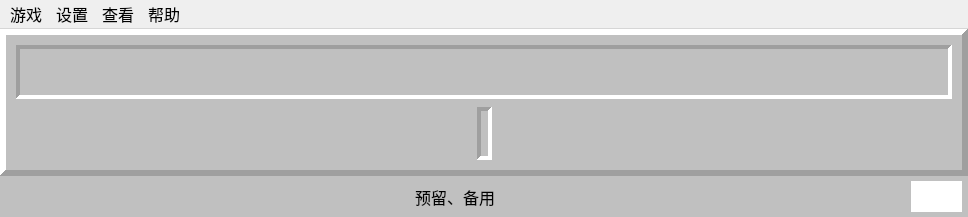
<?xml version="1.0" encoding="UTF-8"?>
<ui version="4.0">
 <class>MainWindow</class>
 <widget class="QMainWindow" name="MainWindow">
  <property name="geometry">
   <rect>
    <x>0</x>
    <y>0</y>
    <width>968</width>
    <height>217</height>
   </rect>
  </property>
  <property name="sizePolicy">
   <sizepolicy hsizetype="Minimum" vsizetype="Minimum">
    <horstretch>0</horstretch>
    <verstretch>0</verstretch>
   </sizepolicy>
  </property>
  <property name="minimumSize">
   <size>
    <width>0</width>
    <height>0</height>
   </size>
  </property>
  <property name="sizeIncrement">
   <size>
    <width>0</width>
    <height>0</height>
   </size>
  </property>
  <property name="palette">
   <palette>
    <active>
     <colorrole role="Base">
      <brush brushstyle="SolidPattern">
       <color alpha="255">
        <red>255</red>
        <green>255</green>
        <blue>255</blue>
       </color>
      </brush>
     </colorrole>
     <colorrole role="Window">
      <brush brushstyle="SolidPattern">
       <color alpha="255">
        <red>192</red>
        <green>192</green>
        <blue>192</blue>
       </color>
      </brush>
     </colorrole>
    </active>
    <inactive>
     <colorrole role="Base">
      <brush brushstyle="SolidPattern">
       <color alpha="255">
        <red>255</red>
        <green>255</green>
        <blue>255</blue>
       </color>
      </brush>
     </colorrole>
     <colorrole role="Window">
      <brush brushstyle="SolidPattern">
       <color alpha="255">
        <red>192</red>
        <green>192</green>
        <blue>192</blue>
       </color>
      </brush>
     </colorrole>
    </inactive>
    <disabled>
     <colorrole role="Base">
      <brush brushstyle="SolidPattern">
       <color alpha="255">
        <red>192</red>
        <green>192</green>
        <blue>192</blue>
       </color>
      </brush>
     </colorrole>
     <colorrole role="Window">
      <brush brushstyle="SolidPattern">
       <color alpha="255">
        <red>192</red>
        <green>192</green>
        <blue>192</blue>
       </color>
      </brush>
     </colorrole>
    </disabled>
   </palette>
  </property>
  <property name="font">
   <font>
    <family>微软雅黑</family>
   </font>
  </property>
  <property name="windowTitle">
   <string>元扫雷</string>
  </property>
  <property name="autoFillBackground">
   <bool>false</bool>
  </property>
  <property name="styleSheet">
   <string notr="true">QMenu::indicator {
    width: 0px;
    height: 0px;
}</string>
  </property>
  <property name="toolButtonStyle">
   <enum>Qt::ToolButtonIconOnly</enum>
  </property>
  <property name="documentMode">
   <bool>false</bool>
  </property>
  <property name="tabShape">
   <enum>QTabWidget::Rounded</enum>
  </property>
  <property name="dockNestingEnabled">
   <bool>false</bool>
  </property>
  <widget class="QWidget" name="centralwidget">
   <property name="autoFillBackground">
    <bool>false</bool>
   </property>
   <property name="styleSheet">
    <string notr="true"/>
   </property>
   <layout class="QVBoxLayout" name="verticalLayout_2">
    <property name="spacing">
     <number>0</number>
    </property>
    <property name="sizeConstraint">
     <enum>QLayout::SetDefaultConstraint</enum>
    </property>
    <property name="leftMargin">
     <number>0</number>
    </property>
    <property name="topMargin">
     <number>0</number>
    </property>
    <property name="rightMargin">
     <number>0</number>
    </property>
    <property name="bottomMargin">
     <number>0</number>
    </property>
    <item>
     <widget class="QFrame" name="frame_1">
      <property name="enabled">
       <bool>true</bool>
      </property>
      <property name="frameShape">
       <enum>QFrame::Panel</enum>
      </property>
      <property name="frameShadow">
       <enum>QFrame::Raised</enum>
      </property>
      <property name="lineWidth">
       <number>6</number>
      </property>
      <property name="midLineWidth">
       <number>0</number>
      </property>
      <layout class="QVBoxLayout" name="verticalLayout">
       <property name="spacing">
        <number>8</number>
       </property>
       <property name="sizeConstraint">
        <enum>QLayout::SetDefaultConstraint</enum>
       </property>
       <property name="leftMargin">
        <number>10</number>
       </property>
       <property name="topMargin">
        <number>10</number>
       </property>
       <property name="rightMargin">
        <number>10</number>
       </property>
       <property name="bottomMargin">
        <number>10</number>
       </property>
       <item>
        <widget class="QFrame" name="MinenumTimeWigdet">
         <property name="minimumSize">
          <size>
           <width>0</width>
           <height>0</height>
          </size>
         </property>
         <property name="styleSheet">
          <string notr="true"/>
         </property>
         <property name="frameShape">
          <enum>QFrame::Panel</enum>
         </property>
         <property name="frameShadow">
          <enum>QFrame::Sunken</enum>
         </property>
         <property name="lineWidth">
          <number>4</number>
         </property>
         <property name="midLineWidth">
          <number>0</number>
         </property>
         <layout class="QHBoxLayout" name="horizontalLayout">
          <property name="spacing">
           <number>8</number>
          </property>
          <property name="sizeConstraint">
           <enum>QLayout::SetDefaultConstraint</enum>
          </property>
          <property name="leftMargin">
           <number>5</number>
          </property>
          <property name="topMargin">
           <number>5</number>
          </property>
          <property name="rightMargin">
           <number>5</number>
          </property>
          <property name="bottomMargin">
           <number>5</number>
          </property>
          <item>
           <layout class="QHBoxLayout" name="horizontalLayout_3">
            <property name="spacing">
             <number>0</number>
            </property>
            <property name="sizeConstraint">
             <enum>QLayout::SetDefaultConstraint</enum>
            </property>
            <item>
             <widget class="mineNumLabel" name="label_11">
              <property name="sizePolicy">
               <sizepolicy hsizetype="Preferred" vsizetype="Preferred">
                <horstretch>0</horstretch>
                <verstretch>0</verstretch>
               </sizepolicy>
              </property>
              <property name="minimumSize">
               <size>
                <width>0</width>
                <height>0</height>
               </size>
              </property>
              <property name="maximumSize">
               <size>
                <width>16777215</width>
                <height>16777215</height>
               </size>
              </property>
              <property name="autoFillBackground">
               <bool>false</bool>
              </property>
              <property name="lineWidth">
               <number>0</number>
              </property>
              <property name="text">
               <string/>
              </property>
              <property name="pixmap">
               <pixmap>media/test.png</pixmap>
              </property>
              <property name="scaledContents">
               <bool>false</bool>
              </property>
              <property name="alignment">
               <set>Qt::AlignLeading|Qt::AlignLeft|Qt::AlignVCenter</set>
              </property>
             </widget>
            </item>
            <item>
             <widget class="mineNumLabel" name="label_12">
              <property name="minimumSize">
               <size>
                <width>0</width>
                <height>0</height>
               </size>
              </property>
              <property name="maximumSize">
               <size>
                <width>16777215</width>
                <height>16777215</height>
               </size>
              </property>
              <property name="focusPolicy">
               <enum>Qt::NoFocus</enum>
              </property>
              <property name="contextMenuPolicy">
               <enum>Qt::DefaultContextMenu</enum>
              </property>
              <property name="acceptDrops">
               <bool>false</bool>
              </property>
              <property name="lineWidth">
               <number>0</number>
              </property>
              <property name="text">
               <string/>
              </property>
              <property name="pixmap">
               <pixmap>media/test.png</pixmap>
              </property>
             </widget>
            </item>
            <item>
             <widget class="mineNumLabel" name="label_13">
              <property name="lineWidth">
               <number>0</number>
              </property>
              <property name="text">
               <string/>
              </property>
              <property name="pixmap">
               <pixmap>media/test.png</pixmap>
              </property>
              <property name="margin">
               <number>0</number>
              </property>
              <property name="indent">
               <number>-1</number>
              </property>
             </widget>
            </item>
           </layout>
          </item>
          <item>
           <spacer name="horizontalSpacer">
            <property name="orientation">
             <enum>Qt::Horizontal</enum>
            </property>
            <property name="sizeHint" stdset="0">
             <size>
              <width>40</width>
              <height>0</height>
             </size>
            </property>
           </spacer>
          </item>
          <item>
           <widget class="StatusLabel" name="label_2">
            <property name="sizePolicy">
             <sizepolicy hsizetype="Preferred" vsizetype="Preferred">
              <horstretch>0</horstretch>
              <verstretch>0</verstretch>
             </sizepolicy>
            </property>
            <property name="sizeIncrement">
             <size>
              <width>0</width>
              <height>0</height>
             </size>
            </property>
            <property name="lineWidth">
             <number>0</number>
            </property>
            <property name="text">
             <string/>
            </property>
            <property name="alignment">
             <set>Qt::AlignBottom|Qt::AlignLeading|Qt::AlignLeft</set>
            </property>
            <property name="margin">
             <number>0</number>
            </property>
           </widget>
          </item>
          <item>
           <spacer name="horizontalSpacer_2">
            <property name="orientation">
             <enum>Qt::Horizontal</enum>
            </property>
            <property name="sizeHint" stdset="0">
             <size>
              <width>40</width>
              <height>0</height>
             </size>
            </property>
           </spacer>
          </item>
          <item>
           <layout class="QHBoxLayout" name="horizontalLayout_4">
            <property name="spacing">
             <number>0</number>
            </property>
            <property name="sizeConstraint">
             <enum>QLayout::SetDefaultConstraint</enum>
            </property>
            <item alignment="Qt::AlignHCenter|Qt::AlignVCenter">
             <widget class="QLabel" name="label_31">
              <property name="lineWidth">
               <number>0</number>
              </property>
              <property name="text">
               <string/>
              </property>
              <property name="pixmap">
               <pixmap>media/test.png</pixmap>
              </property>
             </widget>
            </item>
            <item alignment="Qt::AlignHCenter|Qt::AlignVCenter">
             <widget class="QLabel" name="label_32">
              <property name="lineWidth">
               <number>0</number>
              </property>
              <property name="text">
               <string/>
              </property>
              <property name="pixmap">
               <pixmap>media/test.png</pixmap>
              </property>
             </widget>
            </item>
            <item alignment="Qt::AlignHCenter|Qt::AlignVCenter">
             <widget class="QLabel" name="label_33">
              <property name="sizePolicy">
               <sizepolicy hsizetype="Preferred" vsizetype="Preferred">
                <horstretch>0</horstretch>
                <verstretch>0</verstretch>
               </sizepolicy>
              </property>
              <property name="minimumSize">
               <size>
                <width>0</width>
                <height>0</height>
               </size>
              </property>
              <property name="lineWidth">
               <number>0</number>
              </property>
              <property name="text">
               <string/>
              </property>
              <property name="pixmap">
               <pixmap>media/test.png</pixmap>
              </property>
              <property name="scaledContents">
               <bool>false</bool>
              </property>
              <property name="alignment">
               <set>Qt::AlignBottom|Qt::AlignLeading|Qt::AlignLeft</set>
              </property>
             </widget>
            </item>
           </layout>
          </item>
         </layout>
        </widget>
       </item>
       <item>
        <layout class="QHBoxLayout" name="horizontalLayout_2">
         <property name="topMargin">
          <number>0</number>
         </property>
         <item>
          <spacer name="horizontalSpacer_3">
           <property name="orientation">
            <enum>Qt::Horizontal</enum>
           </property>
           <property name="sizeHint" stdset="0">
            <size>
             <width>40</width>
             <height>20</height>
            </size>
           </property>
          </spacer>
         </item>
         <item>
          <widget class="QFrame" name="frame">
           <property name="sizePolicy">
            <sizepolicy hsizetype="Minimum" vsizetype="Minimum">
             <horstretch>0</horstretch>
             <verstretch>0</verstretch>
            </sizepolicy>
           </property>
           <property name="minimumSize">
            <size>
             <width>0</width>
             <height>0</height>
            </size>
           </property>
           <property name="frameShape">
            <enum>QFrame::Panel</enum>
           </property>
           <property name="frameShadow">
            <enum>QFrame::Sunken</enum>
           </property>
           <property name="lineWidth">
            <number>4</number>
           </property>
           <layout class="QVBoxLayout" name="verticalLayout_3">
            <property name="spacing">
             <number>0</number>
            </property>
            <property name="leftMargin">
             <number>0</number>
            </property>
            <property name="topMargin">
             <number>0</number>
            </property>
            <property name="rightMargin">
             <number>0</number>
            </property>
            <property name="bottomMargin">
             <number>0</number>
            </property>
            <item>
             <widget class="mineLabel" name="label">
              <property name="minimumSize">
               <size>
                <width>0</width>
                <height>0</height>
               </size>
              </property>
              <property name="frameShape">
               <enum>QFrame::NoFrame</enum>
              </property>
              <property name="frameShadow">
               <enum>QFrame::Plain</enum>
              </property>
              <property name="lineWidth">
               <number>0</number>
              </property>
              <property name="text">
               <string/>
              </property>
              <property name="alignment">
               <set>Qt::AlignCenter</set>
              </property>
             </widget>
            </item>
           </layout>
          </widget>
         </item>
         <item>
          <spacer name="horizontalSpacer_4">
           <property name="orientation">
            <enum>Qt::Horizontal</enum>
           </property>
           <property name="sizeHint" stdset="0">
            <size>
             <width>40</width>
             <height>20</height>
            </size>
           </property>
          </spacer>
         </item>
        </layout>
       </item>
      </layout>
     </widget>
    </item>
    <item>
     <layout class="QHBoxLayout" name="horizontalLayout_6">
      <property name="spacing">
       <number>0</number>
      </property>
      <property name="sizeConstraint">
       <enum>QLayout::SetDefaultConstraint</enum>
      </property>
      <item alignment="Qt::AlignHCenter">
       <widget class="QLabel" name="label_info">
        <property name="minimumSize">
         <size>
          <width>0</width>
          <height>41</height>
         </size>
        </property>
        <property name="maximumSize">
         <size>
          <width>16777215</width>
          <height>41</height>
         </size>
        </property>
        <property name="font">
         <font>
          <family>微软雅黑</family>
          <pointsize>12</pointsize>
         </font>
        </property>
        <property name="toolTip">
         <string notr="true"/>
        </property>
        <property name="statusTip">
         <string notr="true"/>
        </property>
        <property name="whatsThis">
         <string notr="true"/>
        </property>
        <property name="frameShape">
         <enum>QFrame::NoFrame</enum>
        </property>
        <property name="frameShadow">
         <enum>QFrame::Plain</enum>
        </property>
        <property name="text">
         <string notr="true">预留、备用</string>
        </property>
        <property name="alignment">
         <set>Qt::AlignCenter</set>
        </property>
       </widget>
      </item>
      <item>
       <layout class="QHBoxLayout" name="horizontalLayout_5">
        <property name="spacing">
         <number>0</number>
        </property>
        <property name="sizeConstraint">
         <enum>QLayout::SetMinimumSize</enum>
        </property>
        <property name="rightMargin">
         <number>6</number>
        </property>
        <item>
         <widget class="QLabel" name="label_flag">
          <property name="minimumSize">
           <size>
            <width>51</width>
            <height>31</height>
           </size>
          </property>
          <property name="maximumSize">
           <size>
            <width>51</width>
            <height>31</height>
           </size>
          </property>
          <property name="styleSheet">
           <string notr="true">background-color: rgb(255, 255, 255);</string>
          </property>
          <property name="lineWidth">
           <number>0</number>
          </property>
          <property name="text">
           <string/>
          </property>
          <property name="margin">
           <number>0</number>
          </property>
         </widget>
        </item>
       </layout>
      </item>
     </layout>
    </item>
   </layout>
  </widget>
  <widget class="QMenuBar" name="menubar">
   <property name="geometry">
    <rect>
     <x>0</x>
     <y>0</y>
     <width>968</width>
     <height>33</height>
    </rect>
   </property>
   <property name="font">
    <font>
     <family>微软雅黑</family>
     <pointsize>12</pointsize>
    </font>
   </property>
   <widget class="QMenu" name="menu">
    <property name="font">
     <font>
      <family>微软雅黑</family>
      <pointsize>12</pointsize>
     </font>
    </property>
    <property name="title">
     <string>游戏</string>
    </property>
    <addaction name="actionopen"/>
    <addaction name="separator"/>
    <addaction name="actionnew_game"/>
    <addaction name="separator"/>
    <addaction name="actionchu_ji"/>
    <addaction name="actionzhogn_ji"/>
    <addaction name="actiongao_ji"/>
    <addaction name="actionzi_ding_yi"/>
    <addaction name="separator"/>
    <addaction name="action_save"/>
    <addaction name="action_replay"/>
    <addaction name="separator"/>
    <addaction name="actiontui_chu"/>
   </widget>
   <widget class="QMenu" name="menu_2">
    <property name="font">
     <font>
      <family>微软雅黑</family>
      <pointsize>12</pointsize>
     </font>
    </property>
    <property name="title">
     <string>设置</string>
    </property>
    <widget class="QMenu" name="language_menu">
     <property name="font">
      <font>
       <family>微软雅黑</family>
       <pointsize>12</pointsize>
      </font>
     </property>
     <property name="title">
      <string>语言设置</string>
     </property>
     <addaction name="chinese_action"/>
     <addaction name="english_action"/>
     <addaction name="polish_action"/>
     <addaction name="german_action"/>
    </widget>
    <addaction name="actionyouxi_she_zhi"/>
    <addaction name="action_kuaijiejian"/>
    <addaction name="action_mouse"/>
    <addaction name="language_menu"/>
   </widget>
   <widget class="QMenu" name="menu_3">
    <property name="font">
     <font>
      <family>微软雅黑</family>
      <pointsize>12</pointsize>
     </font>
    </property>
    <property name="title">
     <string>帮助</string>
    </property>
    <addaction name="actiongaun_yv"/>
    <addaction name="actionauto_update"/>
    <addaction name="actionchajian"/>
   </widget>
   <widget class="QMenu" name="menu_4">
    <property name="font">
     <font>
      <family>微软雅黑</family>
      <pointsize>12</pointsize>
     </font>
    </property>
    <property name="contextMenuPolicy">
     <enum>Qt::DefaultContextMenu</enum>
    </property>
    <property name="tearOffEnabled">
     <bool>false</bool>
    </property>
    <property name="title">
     <string>查看</string>
    </property>
    <addaction name="action_open_replay"/>
    <addaction name="action_open_ini"/>
   </widget>
   <addaction name="menu"/>
   <addaction name="menu_2"/>
   <addaction name="menu_4"/>
   <addaction name="menu_3"/>
  </widget>
  <action name="actionnew_game">
   <property name="text">
    <string>新游戏</string>
   </property>
   <property name="whatsThis">
    <string/>
   </property>
   <property name="font">
    <font>
     <family>微软雅黑</family>
     <pointsize>12</pointsize>
    </font>
   </property>
   <property name="shortcut">
    <string notr="true">N</string>
   </property>
  </action>
  <action name="actionchu_ji">
   <property name="text">
    <string>初级</string>
   </property>
   <property name="font">
    <font>
     <family>微软雅黑</family>
     <pointsize>12</pointsize>
    </font>
   </property>
   <property name="shortcut">
    <string notr="true">B</string>
   </property>
   <property name="shortcutContext">
    <enum>Qt::WindowShortcut</enum>
   </property>
  </action>
  <action name="actionzhogn_ji">
   <property name="text">
    <string>中级</string>
   </property>
   <property name="font">
    <font>
     <family>微软雅黑</family>
     <pointsize>12</pointsize>
    </font>
   </property>
   <property name="shortcut">
    <string notr="true">I</string>
   </property>
  </action>
  <action name="actiongao_ji">
   <property name="text">
    <string>高级</string>
   </property>
   <property name="font">
    <font>
     <family>微软雅黑</family>
     <pointsize>12</pointsize>
    </font>
   </property>
   <property name="shortcut">
    <string notr="true">E</string>
   </property>
  </action>
  <action name="actionzi_ding_yi">
   <property name="text">
    <string>自定义</string>
   </property>
   <property name="font">
    <font>
     <family>微软雅黑</family>
     <pointsize>12</pointsize>
    </font>
   </property>
   <property name="shortcut">
    <string notr="true">C</string>
   </property>
  </action>
  <action name="actiontui_chu">
   <property name="text">
    <string>退出</string>
   </property>
   <property name="font">
    <font>
     <family>微软雅黑</family>
     <pointsize>12</pointsize>
    </font>
   </property>
   <property name="shortcut">
    <string notr="true">Ctrl+X</string>
   </property>
  </action>
  <action name="actionyouxi_she_zhi">
   <property name="text">
    <string>游戏设置</string>
   </property>
   <property name="font">
    <font>
     <family>微软雅黑</family>
     <pointsize>12</pointsize>
    </font>
   </property>
   <property name="shortcut">
    <string notr="true">S</string>
   </property>
  </action>
  <action name="actiongaun_yv">
   <property name="text">
    <string>关于</string>
   </property>
   <property name="font">
    <font>
     <family>微软雅黑</family>
     <pointsize>12</pointsize>
    </font>
   </property>
   <property name="shortcut">
    <string notr="true">A</string>
   </property>
  </action>
  <action name="action_kuaijiejian">
   <property name="text">
    <string>快捷键设置</string>
   </property>
   <property name="font">
    <font>
     <family>微软雅黑</family>
     <pointsize>12</pointsize>
    </font>
   </property>
   <property name="shortcut">
    <string notr="true">Z</string>
   </property>
  </action>
  <action name="actionopen">
   <property name="text">
    <string>打开</string>
   </property>
   <property name="font">
    <font>
     <family>微软雅黑</family>
     <pointsize>12</pointsize>
    </font>
   </property>
   <property name="shortcut">
    <string notr="true">O</string>
   </property>
  </action>
  <action name="chinese_action">
   <property name="text">
    <string notr="true">中文</string>
   </property>
   <property name="iconText">
    <string notr="true">中文</string>
   </property>
   <property name="toolTip">
    <string notr="true">中文</string>
   </property>
   <property name="statusTip">
    <string notr="true"/>
   </property>
   <property name="whatsThis">
    <string notr="true"/>
   </property>
   <property name="font">
    <font>
     <family>微软雅黑</family>
     <pointsize>12</pointsize>
    </font>
   </property>
   <property name="shortcut">
    <string notr="true"/>
   </property>
  </action>
  <action name="english_action">
   <property name="text">
    <string notr="true">English</string>
   </property>
   <property name="iconText">
    <string notr="true">English</string>
   </property>
   <property name="toolTip">
    <string notr="true">English</string>
   </property>
   <property name="statusTip">
    <string notr="true"/>
   </property>
   <property name="whatsThis">
    <string notr="true"/>
   </property>
   <property name="font">
    <font>
     <family>微软雅黑</family>
     <pointsize>12</pointsize>
    </font>
   </property>
   <property name="shortcut">
    <string notr="true"/>
   </property>
  </action>
  <action name="action_mouse">
   <property name="text">
    <string>鼠标设置</string>
   </property>
   <property name="font">
    <font>
     <family>微软雅黑</family>
     <pointsize>12</pointsize>
    </font>
   </property>
   <property name="shortcut">
    <string notr="true">M</string>
   </property>
  </action>
  <action name="polish_action">
   <property name="text">
    <string notr="true">Polski</string>
   </property>
   <property name="iconText">
    <string notr="true">Polski</string>
   </property>
   <property name="toolTip">
    <string notr="true">Polski</string>
   </property>
   <property name="statusTip">
    <string notr="true"/>
   </property>
   <property name="whatsThis">
    <string notr="true"/>
   </property>
   <property name="font">
    <font>
     <family>微软雅黑</family>
     <pointsize>12</pointsize>
    </font>
   </property>
   <property name="shortcut">
    <string notr="true"/>
   </property>
  </action>
  <action name="german_action">
   <property name="text">
    <string notr="true">Deutsch</string>
   </property>
   <property name="iconText">
    <string notr="true">Deutsch</string>
   </property>
   <property name="toolTip">
    <string notr="true">Deutsch</string>
   </property>
   <property name="statusTip">
    <string notr="true"/>
   </property>
   <property name="whatsThis">
    <string notr="true"/>
   </property>
   <property name="font">
    <font>
     <family>微软雅黑</family>
     <pointsize>12</pointsize>
    </font>
   </property>
   <property name="shortcut">
    <string notr="true"/>
   </property>
  </action>
  <action name="action_save">
   <property name="text">
    <string>保存</string>
   </property>
   <property name="shortcut">
    <string notr="true">Ctrl+S</string>
   </property>
  </action>
  <action name="action_replay">
   <property name="text">
    <string>回放</string>
   </property>
   <property name="shortcut">
    <string notr="true">R</string>
   </property>
  </action>
  <action name="actionauto_update">
   <property name="text">
    <string>检查更新</string>
   </property>
   <property name="font">
    <font>
     <family>微软雅黑</family>
     <pointsize>12</pointsize>
    </font>
   </property>
   <property name="shortcut">
    <string notr="true"/>
   </property>
  </action>
  <action name="action_open_replay">
   <property name="text">
    <string>录像目录</string>
   </property>
   <property name="font">
    <font>
     <family>微软雅黑</family>
     <pointsize>12</pointsize>
    </font>
   </property>
   <property name="shortcut">
    <string notr="true">W</string>
   </property>
   <property name="menuRole">
    <enum>QAction::TextHeuristicRole</enum>
   </property>
  </action>
  <action name="action_open_ini">
   <property name="text">
    <string>设置目录</string>
   </property>
   <property name="font">
    <font>
     <family>微软雅黑</family>
     <pointsize>12</pointsize>
    </font>
   </property>
  </action>
  <action name="action_level">
   <property name="text">
    <string>成就</string>
   </property>
   <property name="font">
    <font>
     <family>微软雅黑</family>
     <pointsize>12</pointsize>
    </font>
   </property>
   <property name="shortcut">
    <string notr="true">L</string>
   </property>
  </action>
  <action name="action_best">
   <property name="text">
    <string>个人纪录</string>
   </property>
   <property name="font">
    <font>
     <family>微软雅黑</family>
     <pointsize>12</pointsize>
    </font>
   </property>
   <property name="shortcut">
    <string notr="true">P</string>
   </property>
  </action>
  <action name="actionchajian">
   <property name="text">
    <string>插件</string>
   </property>
  </action>
 </widget>
 <customwidgets>
  <customwidget>
   <class>StatusLabel</class>
   <extends>QLabel</extends>
   <header>ui.uiComponents</header>
  </customwidget>
  <customwidget>
   <class>mineLabel</class>
   <extends>QLabel</extends>
   <header>ui.mineLabel</header>
  </customwidget>
  <customwidget>
   <class>mineNumLabel</class>
   <extends>QLabel</extends>
   <header>ui.mineNumLabel</header>
  </customwidget>
 </customwidgets>
 <resources/>
 <connections/>
</ui>
